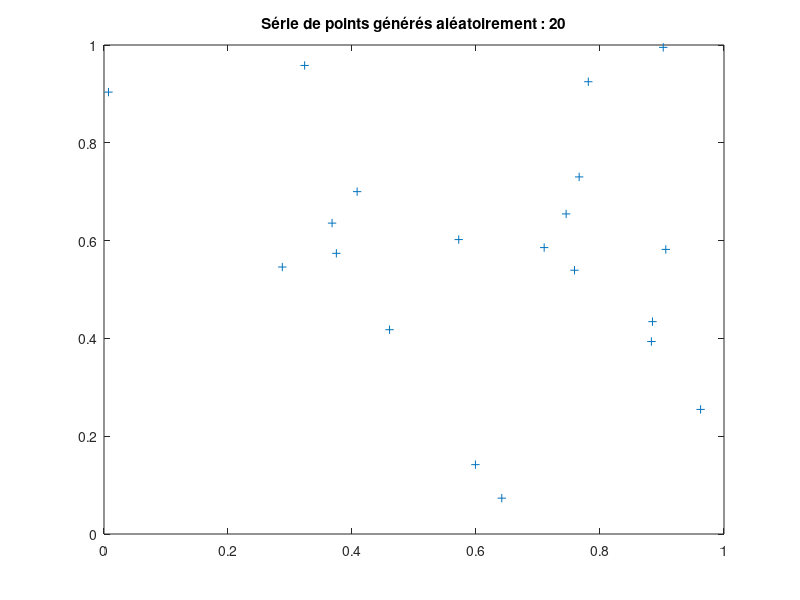

Here is the MATLAB script that generated this plot:
function exercice1()
  N=20;
  #Génère deux scalaires de 20 nombres aléatoires
  x1=rand(1,N);
  x2=rand(1,N);
  #ouvre une fenetre d'affichage
  figure;  
  plot(x1,x2,'+');
  title(sprintf('Série de points générés aléatoirement : %d',N));
  #vecteur moyenne estimée
  m = [(sum(x1)/N);(sum(x2)/N)];
endfunction